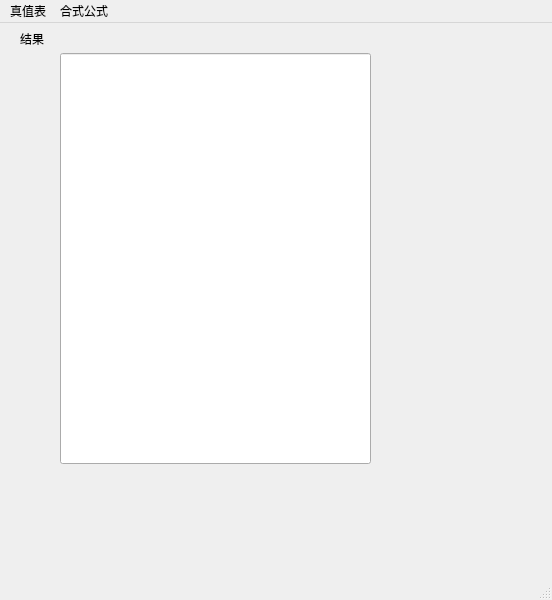
<?xml version="1.0" encoding="UTF-8"?>
<ui version="4.0">
 <class>sheet</class>
 <widget class="QMainWindow" name="sheet">
  <property name="geometry">
   <rect>
    <x>0</x>
    <y>0</y>
    <width>552</width>
    <height>600</height>
   </rect>
  </property>
  <property name="windowTitle">
   <string>MainWindow</string>
  </property>
  <widget class="QWidget" name="centralwidget">
   <widget class="QLabel" name="label">
    <property name="geometry">
     <rect>
      <x>20</x>
      <y>10</y>
      <width>54</width>
      <height>12</height>
     </rect>
    </property>
    <property name="text">
     <string>结果</string>
    </property>
   </widget>
   <widget class="QLineEdit" name="lineEdit2">
    <property name="geometry">
     <rect>
      <x>60</x>
      <y>30</y>
      <width>311</width>
      <height>411</height>
     </rect>
    </property>
   </widget>
  </widget>
  <widget class="QMenuBar" name="menubar">
   <property name="geometry">
    <rect>
     <x>0</x>
     <y>0</y>
     <width>552</width>
     <height>23</height>
    </rect>
   </property>
   <widget class="QMenu" name="menu">
    <property name="title">
     <string>真值表</string>
    </property>
   </widget>
   <widget class="QMenu" name="menu_2">
    <property name="title">
     <string>合式公式</string>
    </property>
   </widget>
   <addaction name="menu"/>
   <addaction name="menu_2"/>
  </widget>
  <widget class="QStatusBar" name="statusbar"/>
 </widget>
 <resources/>
 <connections/>
</ui>
